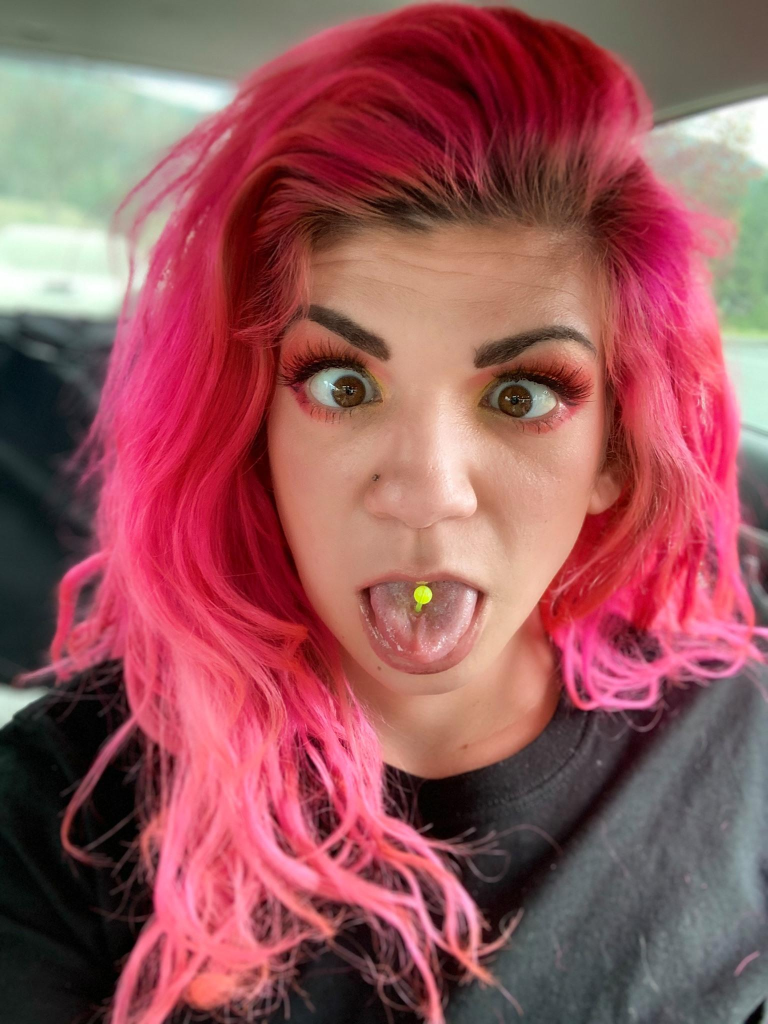
#> input picture Pillow/profile.jpg, 1536 x 2048 px (shown at 1/2 size)
$ python index.py
#> lines starting #> are read from the running program, lines starting #| are printed output that depends on the picture
#!/usr/bin/env python3
# -*- coding: utf-8 -*-

from PIL import ImageColor
from PIL import Image
import os
from PIL import Image, ImageDraw

# [37 lines of commented-out code are left out]


profilePicture = Image.open('profile.jpg')
#> profilePicture is the input picture: PIL image 1536x2048 RGB; mean R, G, B 149, 86.7, 90.7

pP = profilePicture

# [27 lines of commented-out code are left out]

croppedProfilePicture = Image.open('croppedProfilePicture.png')
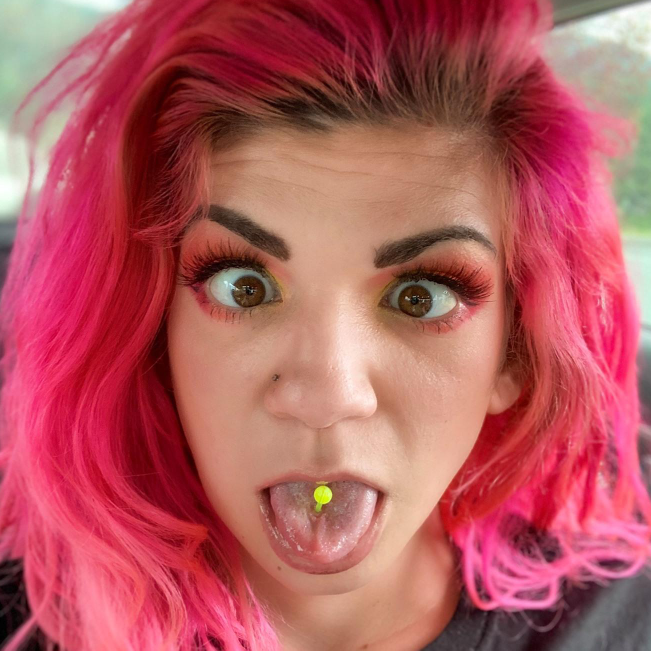
#> input picture Pillow/croppedProfilePicture.png, 1301 x 1301 px (shown at 1/2 size)
#> croppedProfilePicture is the input picture: PIL image 1301x1301 RGB; mean R, G, B 178.6, 89.4, 94.2
cPPcopy = croppedProfilePicture.copy()
jCrop = cPPcopy.crop((0, 200, 1536, 2048))
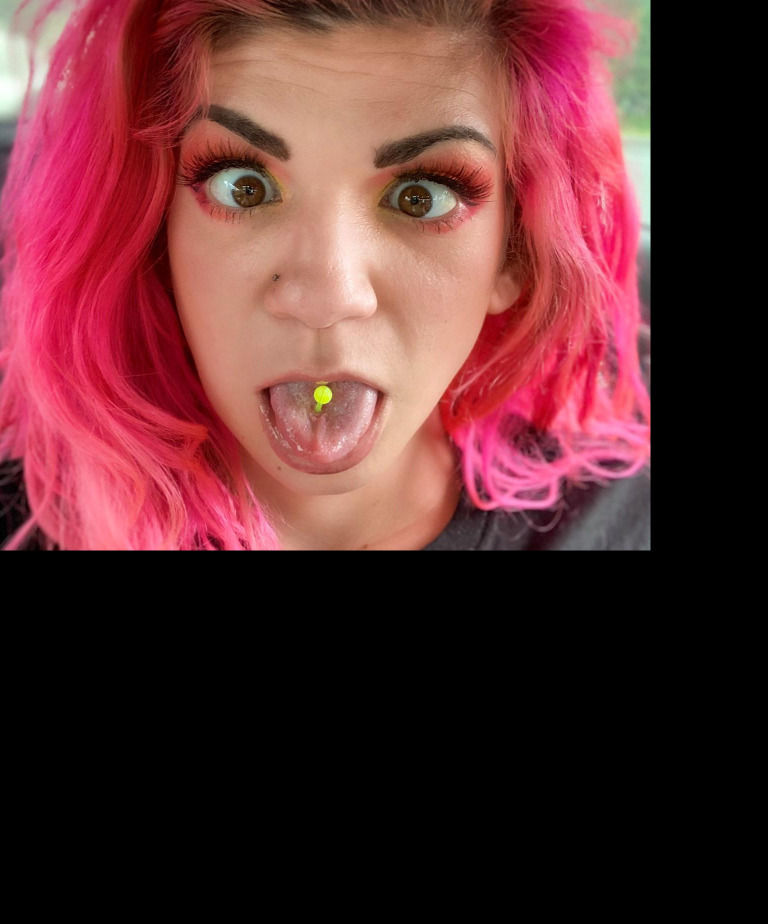
#> jCrop: PIL image 1536x1848 RGB (shown at 1/2 size); mean R, G, B 92.9, 46, 48.5
zophie = Image.open('zophie.png')
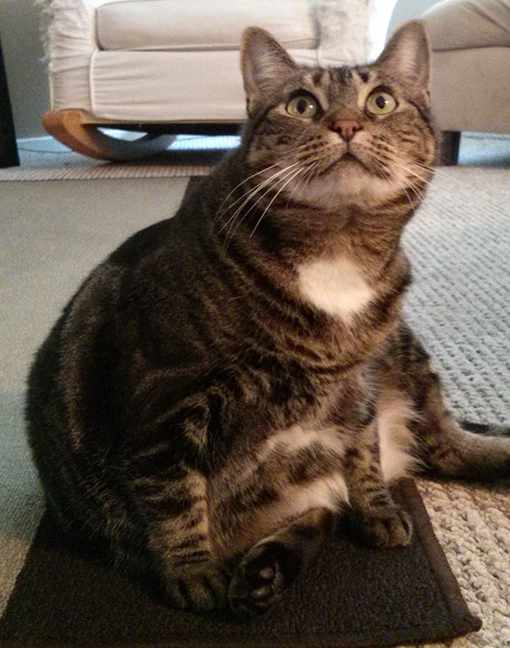
#> input picture Pillow/zophie.png, 510 x 648 px
#> zophie is the input picture: PIL image 510x648 RGB; mean R, G, B 101.4, 88.5, 77.2
sizeOfZophie = zophie.size
#> sizeOfZophie = (510, 648)
#print(sizeOfZophie)
zophieCopy = zophie.copy()
zophieCrop = zophieCopy.crop((0, 40, 510, 648))
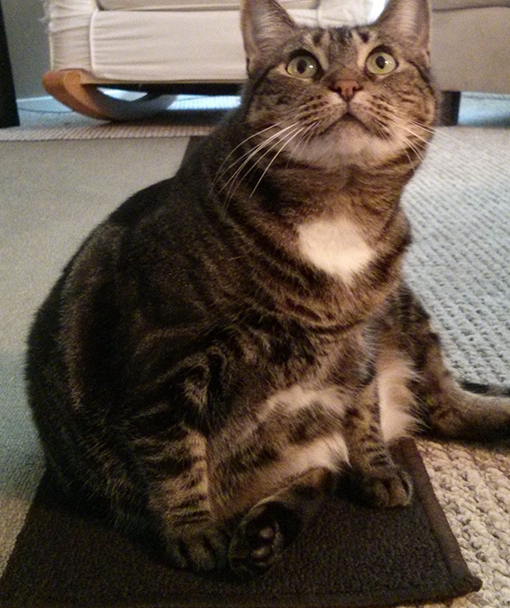
#> zophieCrop: PIL image 510x608 RGB; mean R, G, B 95.3, 82.1, 70.7
